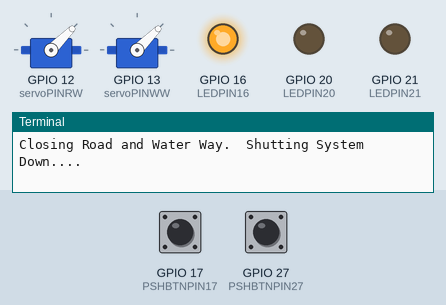
The program below on a simulated Raspberry Pi (BCM pin numbers). Parts: 2 × servo, output pins drawn as LEDs (lit = HIGH), the last lines printed to the terminal. The inputs (shaded band) are chosen by the test bench; at power-on: GPIO 17 (PSHBTNPIN17) HIGH, GPIO 27 (PSHBTNPIN27) HIGH. Servo angles are drawn from the pulse width (0.5 ms = 0°, 2.5 ms = 180°). At 1.5 s the program stops and its outputs stay as they are.

Above: at 0.1 s.
At 0.6 s:
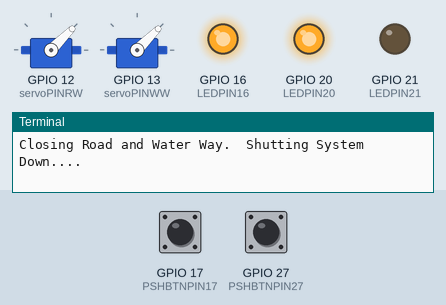
At 1.1 s:
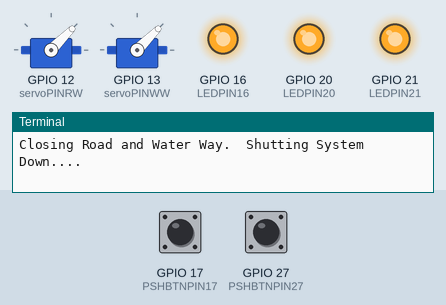
At 1.6 s:
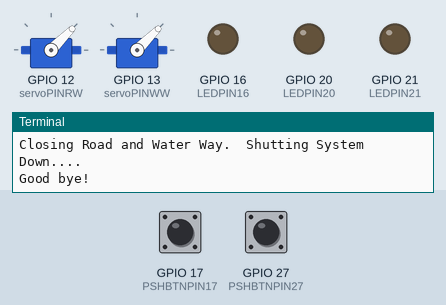
Timing chart, 0 to 3.0 s (numbered marks = the images above):
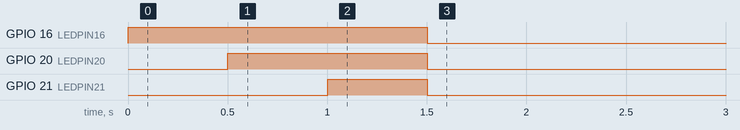

Measured:
- by itself, GPIO 16 (LEDPIN16): LOW → HIGH at 0.00 s, → LOW 1.5 s later
- by itself, GPIO 20 (LEDPIN20): LOW → HIGH at 0.50 s, → LOW 1.0 s later
- by itself, GPIO 21 (LEDPIN21): LOW → HIGH at 1.0 s, → LOW 0.50 s later

The program:

RPi_DrawBridge.py
```python
#Author:  Peter Di Giorgio
#Date: 09042017
#Version: 1.0
#Purpose: Drawbridge script for BSidesAugusta STEM.


import RPi.GPIO as GPIO
import time

#Set the GPIO mode for BCM numbering
GPIO.setmode(GPIO.BCM)
GPIO.setwarnings(False)

#Input Pins
PSHBTNPIN17 = 17
PSHBTNPIN27 = 27
GPIO.setup(PSHBTNPIN17,GPIO.IN,pull_up_down=GPIO.PUD_UP)
GPIO.setup(PSHBTNPIN27,GPIO.IN,pull_up_down=GPIO.PUD_UP)

#Output Pins
LEDPIN16 = 16
LEDPIN20 = 20
LEDPIN21 = 21
GPIO.setup(LEDPIN16,GPIO.OUT)
GPIO.setup(LEDPIN20,GPIO.OUT)
GPIO.setup(LEDPIN21,GPIO.OUT)

#Output PWM: GPIO12, GPIO18
servoPINRW = 12
servoPINWW = 13
GPIO.setup(servoPINRW,GPIO.OUT)
GPIO.setup(servoPINWW,GPIO.OUT)

#Set 50 Hz
RoadWay_Gate = GPIO.PWM(servoPINRW,50)
WaterWay_Gate = GPIO.PWM(servoPINWW,50)

#Start servos at full left position or both gates down
RoadWay_Gate.start(5)
WaterWay_Gate.start(5)

#Function to change lights
def ChgLights (Open_Road):
  if Open_Road == 'RoadWay':
    GPIO.output(LEDPIN16,GPIO.LOW)
    GPIO.output(LEDPIN20,GPIO.HIGH)
    time.sleep(1)
    GPIO.output(LEDPIN20,GPIO.LOW)
    GPIO.output(LEDPIN21,GPIO.HIGH)
    print "Road Way is Open and Water Way is Closed"
    return;
  if Open_Road == 'WaterWay':
    GPIO.output(LEDPIN21,GPIO.LOW)
    GPIO.output(LEDPIN20,GPIO.HIGH)
    time.sleep(1)
    GPIO.output(LEDPIN20,GPIO.LOW)
    GPIO.output(LEDPIN16,GPIO.HIGH)
    print "Road Way is Closed and Water Way is Open"
    return;

while True:
  Road_Input = GPIO.input(PSHBTNPIN17)
  Water_Input = GPIO.input(PSHBTNPIN27)
  if Road_Input == True and Water_Input  == False:
    print "Opening Road Way"
    Open_Road = 'RoadWay'
    ChgLights(Open_Road)
    RoadWay_Gate.start(10)
    WaterWay_Gate.start(5)
  if Road_Input == False and Water_Input == True:
    print "Opening Water Way"
    Open_Road = 'WaterWay'
    ChgLights(Open_Road)
    RoadWay_Gate.start(5)
    WaterWay_Gate.start(10)
  if Road_Input == True and Water_Input == True:
    print "Closing Road and Water Way.  Shutting System Down...."
    RoadWay_Gate.start(5)
    WaterWay_Gate.start(5)
    GPIO.output(LEDPIN16,GPIO.HIGH)
    time.sleep(0.5)
    GPIO.output(LEDPIN20,GPIO.HIGH)
    time.sleep(0.5)
    GPIO.output(LEDPIN21,GPIO.HIGH)
    time.sleep(0.5)
    GPIO.output(LEDPIN16,GPIO.LOW)
    GPIO.output(LEDPIN20,GPIO.LOW)
    GPIO.output(LEDPIN21,GPIO.LOW)
    break
  time.sleep(0.1)

print "Good bye!"
GPIO.cleanup()
```
